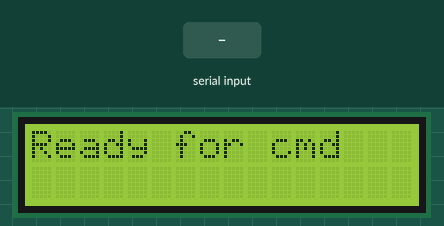
A sketch run on a simulated Arduino Uno, built with avr-gcc and run on an emulated ATmega328P. On the bench: 16×2 character LCD. The test bench sets the inputs (shaded band).

Above: at 1.2 s.
1.3 s: "HELLO\n" received over Serial
At 1.8 s:
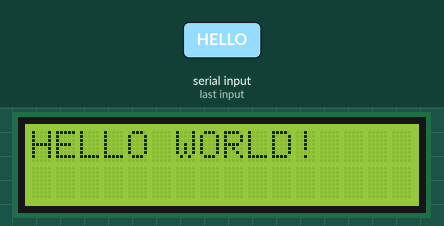
4.3 s: "WELCOME\n" received over Serial
At 5.4 s:
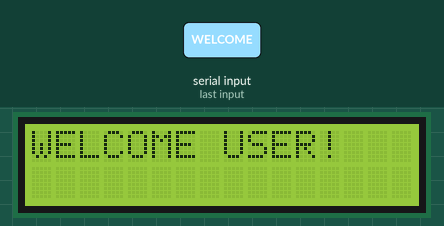
7.3 s: "CLEAR\n" received over Serial
At 7.7 s:
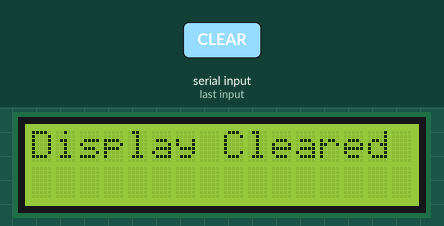
10.3 s: "1\n" received over Serial
At 10.9 s:
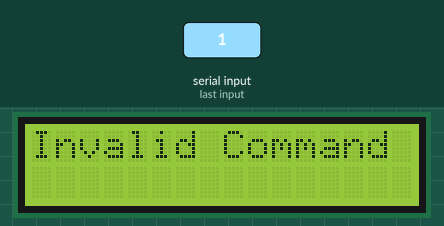
Timing chart, 0 to 13.3 s (numbered marks = the images above; inputs shaded):
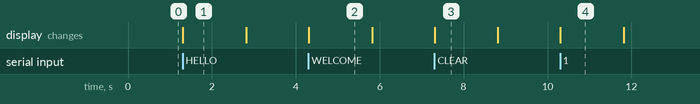

The sketch:

Command_Based_Arduino_Display_Controller.ino
```cpp
#include <LiquidCrystal.h>

LiquidCrystal lcd(12, 11, 5, 4, 3, 2);

String command = "";

void setup() {
  lcd.begin(16, 2);
  lcd.print("Ready for cmd");
  Serial.begin(9600);
}

void loop() {
  if (Serial.available() > 0) {
    command = Serial.readStringUntil('\n');
    command.trim();

    lcd.clear();

    if (command.equalsIgnoreCase("HELLO")) {
      lcd.print("HELLO WORLD!");
    }
    else if (command.equalsIgnoreCase("WELCOME")) {
      lcd.print("WELCOME USER!");
    }
    else if (command.equalsIgnoreCase("CLEAR")) {
      lcd.clear();
      lcd.print("Display Cleared");
    }
    else {
      lcd.print("Invalid Command");
    }

    delay(1500);
    lcd.clear();
    lcd.print("Ready for cmd");
  }
}
```

Measured:
- after the input at 1.3 s, the display: changes at once (image 1)
- after the input at 4.3 s, the display: changes at once (image 2)
- after the input at 7.3 s, the display: changes at once (image 3)
- after the input at 10.3 s, the display: changes at once (image 4)
- what the display in image 1 shows lasts 1.5 s, from 1.3 s to 2.8 s
